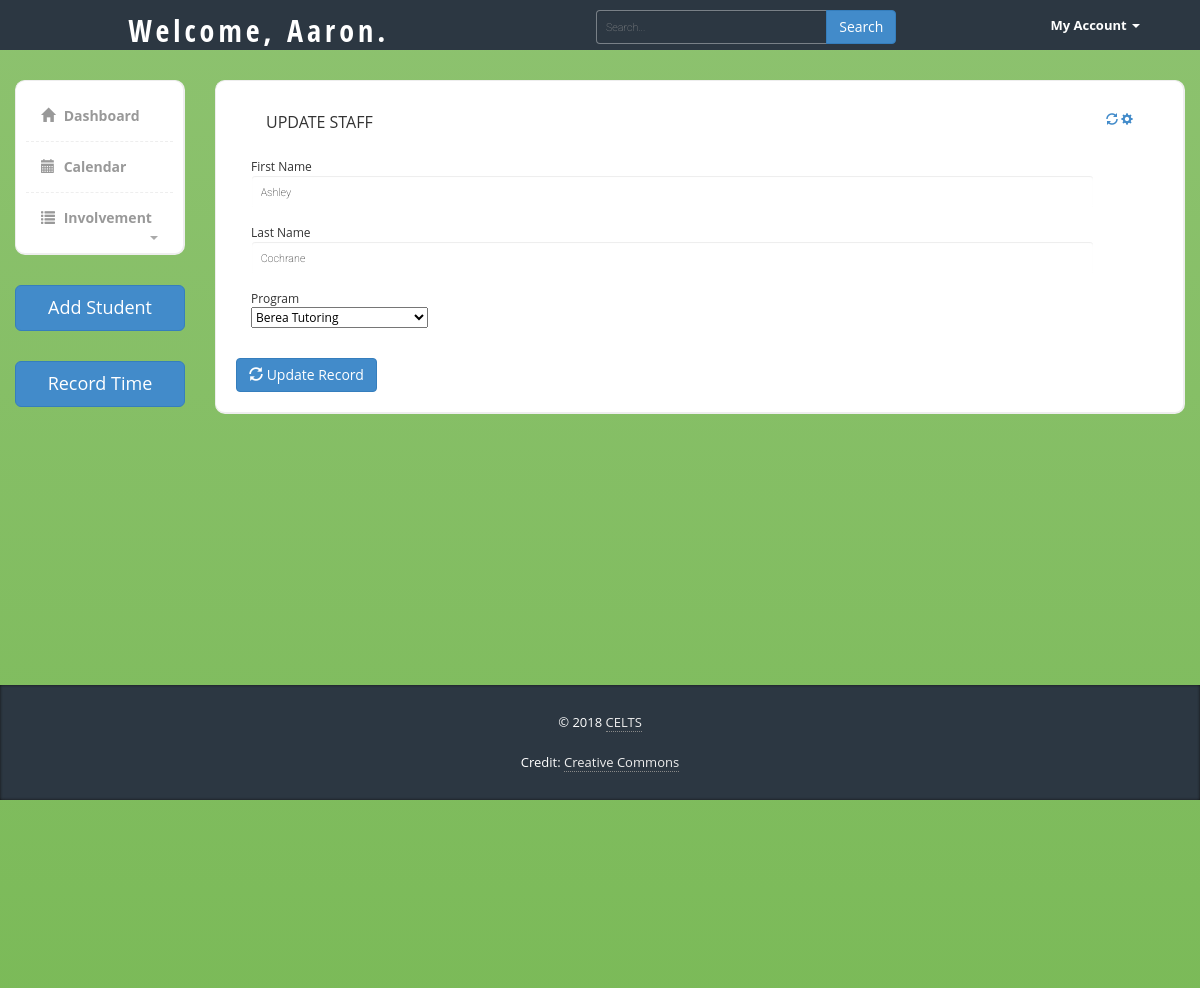
The app's page /page/edit_staff.php?id=2 (signed in) with its own data.
### tables this page shows
CREATE TABLE `staff` (
  `Staff_ID` int(11) NOT NULL,
  `First_Name` varchar(255) NOT NULL,
  `Last_Name` varchar(255) NOT NULL,
  `Prog_ID` int(11) NOT NULL
);

CREATE TABLE `programs` (
  `Prog_ID` int(11) NOT NULL,
  `Prog_Name` text NOT NULL
);

### operate/session.php (called while the page is built, shortened)
<?php
include '../config/open_connect.php';
$user_check = $_SESSION['login_user'];
$ses_sql = mysqli_query($link,"select First_Name from login where First_Name = '$user_check' ");
$row = mysqli_fetch_array($ses_sql,MYSQLI_ASSOC);
$login_session = $row['First_Name'];
?>

### page/edit_staff.php (the view, shortened to what this page needs)
<?php
include '../include/_header.php';
include '../operate/session.php';
include '../include/sub_header.php';
include '../config/open_connect.php';
?>
  <div class="page-content">
    <div class="row">
    <div class="col-md-2">
      <div class="sidebar content-box" style="display: block;">
              <ul class="nav">
                  <li><a href="dashboard.php"><i class="glyphicon glyphicon-home"></i> Dashboard</a></li>
                  <li><a href="calendar.php"><i class="glyphicon glyphicon-calendar"></i> Calendar</a></li>
                  <li class="submenu">
                       <a href="#">
                          <i class="glyphicon glyphicon-list"></i> Involvement
                          <span class="caret pull-right"></span>
                       </a>
                  </li>
              </ul>
           </div>
           <div style="margin-top:5px; margin-bottom:30px;">
               <button type="button" class="btn btn-lg btn-block btn-primary" id="staffButton">Add Student</button>
             </div>
           <div style="margin-top:5px; margin-bottom:30px;">
               <button type="button" class="btn btn-lg btn-block btn-primary" id="timeButton">Record Time</button>
             </div>
    </div>
<?php
$id = $_GET['id'];
$sql_query = "SELECT * FROM staff where Staff_ID = $id";
if ($result = mysqli_query($link, $sql_query )) {
      while ($theRow = mysqli_fetch_array($result, MYSQLI_ASSOC)) {
?>
    <div class="col-md-10">
      <form action="../operate/update_staff.php" method="post">
      <div class="content-box-large">
        <div class="panel-heading">
              <div class="panel-title">UPDATE STAFF</div>
              <div class="panel-options">
                <a href="#" data-rel="collapse"><i class="glyphicon glyphicon-refresh"></i></a>
                <a href="#" data-rel="reload"><i class="glyphicon glyphicon-cog"></i></a>
              </div>
          </div>
        <div class="panel-body">
          <fieldset>
            <div class="form-group">
              <label>First Name</label>
              <input class="form-control" name="first_name" placeholder="First Name" type="text"  style="color:#000000;"
              value="<?php echo $theRow["First_Name"];?>">
            </div>
            <div class="form-group">
              <label>Last Name</label>
              <input class="form-control" name="last_name" placeholder="Last Name" type="text" style="color:#000000;"
              value="<?php echo $theRow["Last_Name"];?>">
            </div>
            <div class="form-group">
              <label>Program</label>
              <p>
              <select class="selectpicker" name="prog">
                <?php
                $sql = "SELECT Prog_ID, Prog_Name FROM programs";
                if ($result = mysqli_query($link, $sql)) {
                  while($row = mysqli_fetch_array($result, MYSQLI_ASSOC)) {
                    echo "<option value='" . $row['Prog_ID'] . "' ";
                    if ($theRow['Prog_ID'] == $row['Prog_ID']) echo "selected";
                    echo ">".$row['Prog_Name']."</option>\n";
                    }
                }
                ?>
              </select>
              </div>
            </div>
          <div>
            <button type="submit" class="btn btn-primary" name="Add_Rec" id="addRecord">
              <i class="glyphicon glyphicon-refresh"></i>
              Update Record
            </button>
          </div>
        </div>
<?php
}
       }
?>
        </form>
      </div>
    </div>
  </div>
<?php
include '../include/_footer.php';
?>

### include/sub_header.php (shortened to what this page needs)
<div class="header">
   <div class="container">
      <div class="row">
         <div class="col-md-5">
            <div class="logo">
               <h1><a href="#">Welcome, <?php echo $login_session; ?>.</a></h1>
            </div>
         </div>
         <div class="col-md-5">
            <div class="row">
              <div class="col-lg-12">
                <div class="input-group form">
                     <input type="text" class="form-control" placeholder="Search...">
                     <span class="input-group-btn">
                       <button class="btn btn-primary" type="button">Search</button>
                     </span>
                </div>
              </div>
            </div>
         </div>
         <div class="col-md-2">
            <div class="navbar navbar-inverse" role="banner">
                <nav class="collapse navbar-collapse bs-navbar-collapse navbar-right" role="navigation">
                  <ul class="nav navbar-nav">
                    <li class="dropdown">
                      <a href="#" class="dropdown-toggle" data-toggle="dropdown">My Account <b class="caret"></b></a>
                    </li>
                  </ul>
                </nav>
            </div>
         </div>
      </div>
   </div>
</div>

### css/main_style.css (style rules this page uses)
html, body, div, span, applet, object, iframe, h1, h2, h3, h4, h5, h6, p, blockquote, pre, a, abbr, acronym, address, big, cite, code, del, dfn, em, img, ins, kbd, q, s, samp, small, strike, strong, sub, sup, tt, var, b, u, i, dl, dt, dd, ol, nav ul, nav li, fieldset, form, label, legend, table, caption, tbody, tfoot, thead, tr, th, td, article, aside, canvas, details, embed, figure, figcaption, footer, header, hgroup, menu, nav, output, ruby, section, summary, time, mark, audio, video { margin: 0; padding: 0; border: 0; font-size: 100%; font: inherit; vertical-align: baseline; }
article, aside, details, figcaption, figure, footer, header, hgroup, menu, nav, section { display: block; }
ol, ul { list-style: none; margin: 0px; padding: 0px; }
a { text-decoration: none; }
body { background: #76b852; background: -webkit-linear-gradient(to top, #76b852, #8DC26F); background: -moz-linear-gradient(to top, #76b852, #8DC26F); background: -o-linear-gradient(to top, #76b852, #8DC26F); background: linear-gradient(to top, #76b852, #8DC26F); background-size: cover; background-attachment: fixed; font-family: 'Roboto', sans-serif; }
h1,h5 { font-size: 3em; text-align: center; color: #fff; font-weight: 100; text-transform: capitalize; letter-spacing: 4px; font-family: 'Roboto', sans-serif; }
input[type="text"], input[type="email"], input[type="password"] { font-size: 0.9em; color: #fff; font-weight: 100; width: 94.5%; display: block; border: none; padding: 0.8em; border: solid 1px rgba(255, 255, 255, 0.37); -webkit-transition: all 0.3s cubic-bezier(0.64, 0.09, 0.08, 1); transition: all 0.3s cubic-bezier(0.64, 0.09, 0.08, 1); background: -webkit-linear-gradient(top, rgba(255, 255, 255, 0) 96%, #fff 4%); background: linear-gradient(to bottom, rgba(255, 255, 255, 0) 96%, #fff 4%); background-position: -800px 0; background-size: 100%; background-repeat: no-repeat; color: #fff; font-family: 'Roboto', sans-serif; }
@media (max-width:1440px) { input[type="text"], input[type="email"], input[type="password"] { width: 94%; } }
@media (max-width:1366px) { h1 { font-size: 2.6em; } }

### records on screen
staff: first_name "Ashley", last_name "Cochrane", prog "Berea Tutoring"

### other values on screen
$login_session "Aaron"
